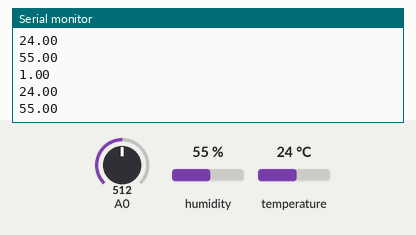
Bench run of a sketch on a simulated Arduino Uno, built with avr-gcc and run on an emulated ATmega328P. Parts: the last lines printed to the serial monitor. The inputs (shaded band) are chosen by the test bench; at power-on: humidity 55 %, A0 = 512, temperature 24 °C. No radio packets arrive unless stated.

Above: at 1.8 s.
1.9 s: humidity set to 22 %
At 3.3 s:
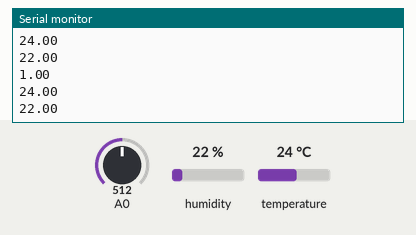
3.4 s: A0 set to 490
At 4.7 s:
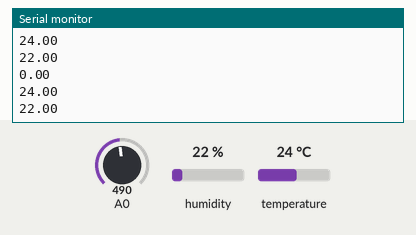
4.9 s: temperature set to 12 °C
At 6.3 s:
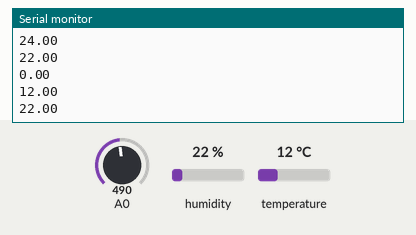
6.4 s: humidity set to 40 %
At 8.7 s:
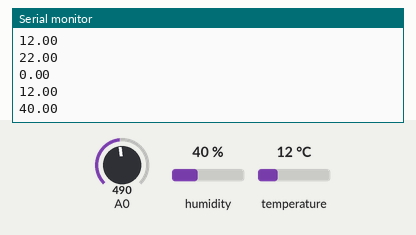
Timing chart, 0 to 8.9 s (numbered marks = the images above; inputs shaded):
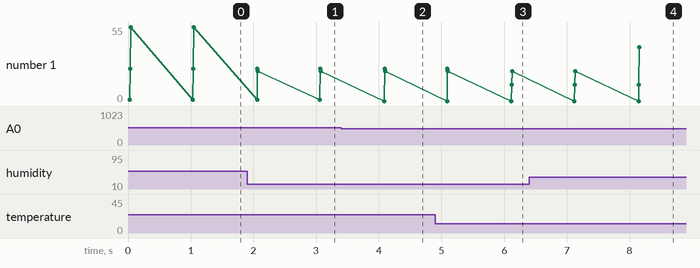

Measured:
- after the input at 1.9 s, the serial monitor: prints a new line after 0.17 s (image 1)
- after the input at 3.4 s, the serial monitor: prints a new line after 0.69 s (image 2)
- after the input at 4.9 s, the serial monitor: prints a new line after 1.2 s (image 3)
- after the input at 6.4 s, the serial monitor: prints a new line after 1.8 s (image 4)
- plotted number 1: 55 → 22 after the input at 1.9 s, 22 → 40 after the input at 6.4 s

The sketch:

senddata.ino
```cpp
//8 CSN
//7 CE
//13 SCK
//11 MOSI
//12 MISO
#include <DHT.h>

#define DHTPIN 3

#define DHTTYPE DHT11
#include <SPI.h>
#include <nRF24L01.h>
#include <RF24.h>

RF24 radio(7, 8);
const byte address[6] = "00001";
DHT dht(DHTPIN, DHTTYPE);
float data[3];

void setup() {

  Serial.begin(9600);
  radio.begin();
  radio.openWritingPipe(address);
  radio.setPALevel(RF24_PA_MIN);
  radio.stopListening();
  dht.begin();
}

void loop() {
  // Serial.println("Hello");
  // const char text[]="Hello";
  // radio.write(&text,sizeof(text));

  float t = dht.readTemperature();
  float h = dht.readHumidity();
  float valueMQ2 = analogRead(A0);  //đọc giá trị điện áp ở chân A0 - chân cảm biến
  float checkGas = 0;
  if (valueMQ2 > 500) {
    checkGas = 1;
  } else {
    checkGas = 0;
  }
  if (isnan(t) || isnan(h)) {
    data[0] = 0;
    data[1] = 0;
  } else {
    data[0] = t;
    data[1] = h;
  }

  data[2] = checkGas;
  radio.write(data, sizeof(data));
  Serial.println(checkGas);  //(value luôn nằm trong khoảng 0-1023)
  Serial.println(String(t));
  Serial.println(String(h));
  delay(1000);
}
```
